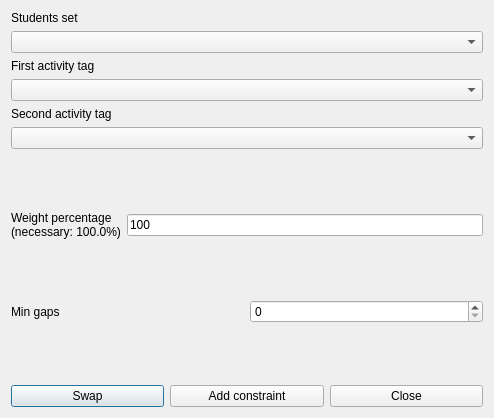
<?xml version="1.0" encoding="UTF-8"?>
<ui version="4.0">
 <class>AddConstraintStudentsSetMinGapsBetweenOrderedPairOfActivityTagsPerRealDayForm_template</class>
 <widget class="QDialog" name="AddConstraintStudentsSetMinGapsBetweenOrderedPairOfActivityTagsPerRealDayForm_template">
  <property name="geometry">
   <rect>
    <x>0</x>
    <y>0</y>
    <width>494</width>
    <height>418</height>
   </rect>
  </property>
  <property name="windowTitle">
   <string extracomment="This is the title of the dialog to add a new constraint of this type">Add students set min gaps between ordered pair of activity tags per real day</string>
  </property>
  <layout class="QVBoxLayout" name="verticalLayout_2">
   <item>
    <layout class="QVBoxLayout" name="verticalLayout">
     <item>
      <widget class="QLabel" name="studentsTextLabel">
       <property name="frameShape">
        <enum>QFrame::NoFrame</enum>
       </property>
       <property name="frameShadow">
        <enum>QFrame::Plain</enum>
       </property>
       <property name="text">
        <string>Students set</string>
       </property>
       <property name="wordWrap">
        <bool>false</bool>
       </property>
      </widget>
     </item>
     <item>
      <widget class="QComboBox" name="studentsComboBox">
       <property name="editable">
        <bool>false</bool>
       </property>
       <property name="insertPolicy">
        <enum>QComboBox::NoInsert</enum>
       </property>
       <property name="duplicatesEnabled">
        <bool>false</bool>
       </property>
      </widget>
     </item>
     <item>
      <widget class="QLabel" name="firstActivityTagTextLabel">
       <property name="frameShape">
        <enum>QFrame::NoFrame</enum>
       </property>
       <property name="frameShadow">
        <enum>QFrame::Plain</enum>
       </property>
       <property name="text">
        <string>First activity tag</string>
       </property>
       <property name="wordWrap">
        <bool>false</bool>
       </property>
      </widget>
     </item>
     <item>
      <widget class="QComboBox" name="firstActivityTagComboBox">
       <property name="editable">
        <bool>false</bool>
       </property>
       <property name="insertPolicy">
        <enum>QComboBox::NoInsert</enum>
       </property>
       <property name="duplicatesEnabled">
        <bool>false</bool>
       </property>
      </widget>
     </item>
     <item>
      <widget class="QLabel" name="secondActivityTagTextLabel">
       <property name="frameShape">
        <enum>QFrame::NoFrame</enum>
       </property>
       <property name="frameShadow">
        <enum>QFrame::Plain</enum>
       </property>
       <property name="text">
        <string>Second activity tag</string>
       </property>
       <property name="wordWrap">
        <bool>false</bool>
       </property>
      </widget>
     </item>
     <item>
      <widget class="QComboBox" name="secondActivityTagComboBox">
       <property name="editable">
        <bool>false</bool>
       </property>
       <property name="insertPolicy">
        <enum>QComboBox::NoInsert</enum>
       </property>
       <property name="duplicatesEnabled">
        <bool>false</bool>
       </property>
      </widget>
     </item>
    </layout>
   </item>
   <item>
    <spacer name="spacer1">
     <property name="orientation">
      <enum>Qt::Vertical</enum>
     </property>
     <property name="sizeType">
      <enum>QSizePolicy::Expanding</enum>
     </property>
     <property name="sizeHint" stdset="0">
      <size>
       <width>20</width>
       <height>31</height>
      </size>
     </property>
    </spacer>
   </item>
   <item>
    <layout class="QHBoxLayout" name="horizontalLayout">
     <item>
      <widget class="QLabel" name="weightTextLabel">
       <property name="frameShape">
        <enum>QFrame::NoFrame</enum>
       </property>
       <property name="frameShadow">
        <enum>QFrame::Plain</enum>
       </property>
       <property name="text">
        <string>Weight percentage
(necessary: 100.0%)</string>
       </property>
       <property name="wordWrap">
        <bool>false</bool>
       </property>
      </widget>
     </item>
     <item>
      <widget class="QLineEdit" name="weightLineEdit">
       <property name="text">
        <string notr="true">100</string>
       </property>
      </widget>
     </item>
    </layout>
   </item>
   <item>
    <spacer name="spacer1_2">
     <property name="orientation">
      <enum>Qt::Vertical</enum>
     </property>
     <property name="sizeType">
      <enum>QSizePolicy::Expanding</enum>
     </property>
     <property name="sizeHint" stdset="0">
      <size>
       <width>20</width>
       <height>18</height>
      </size>
     </property>
    </spacer>
   </item>
   <item>
    <layout class="QHBoxLayout" name="horizontalLayout_2">
     <item>
      <widget class="QLabel" name="minGapsTextLabel">
       <property name="frameShape">
        <enum>QFrame::NoFrame</enum>
       </property>
       <property name="frameShadow">
        <enum>QFrame::Plain</enum>
       </property>
       <property name="text">
        <string>Min gaps</string>
       </property>
       <property name="wordWrap">
        <bool>false</bool>
       </property>
      </widget>
     </item>
     <item>
      <widget class="QSpinBox" name="minGapsSpinBox"/>
     </item>
    </layout>
   </item>
   <item>
    <spacer name="spacer1_3">
     <property name="orientation">
      <enum>Qt::Vertical</enum>
     </property>
     <property name="sizeType">
      <enum>QSizePolicy::Expanding</enum>
     </property>
     <property name="sizeHint" stdset="0">
      <size>
       <width>20</width>
       <height>16</height>
      </size>
     </property>
    </spacer>
   </item>
   <item>
    <layout class="QHBoxLayout">
     <item>
      <widget class="QPushButton" name="swapPushButton">
       <property name="text">
        <string comment="Interchange (swap) the two selected activity tags in the dialog">Swap</string>
       </property>
      </widget>
     </item>
     <item>
      <widget class="QPushButton" name="addConstraintPushButton">
       <property name="text">
        <string>Add constraint</string>
       </property>
      </widget>
     </item>
     <item>
      <widget class="QPushButton" name="closePushButton">
       <property name="text">
        <string>Close</string>
       </property>
      </widget>
     </item>
    </layout>
   </item>
  </layout>
 </widget>
 <layoutdefault spacing="6" margin="11"/>
 <resources/>
 <connections/>
</ui>
